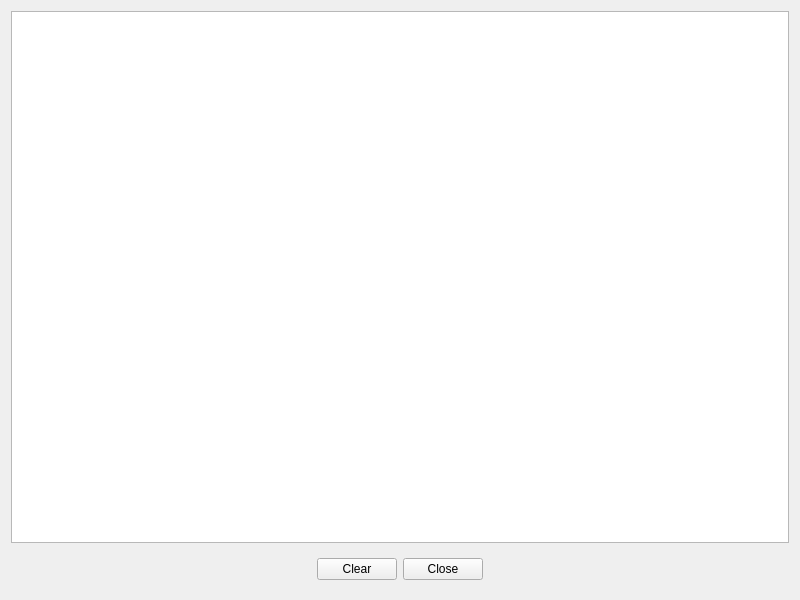
<?xml version="1.0" encoding="UTF-8"?>
<ui version="4.0">
 <class>ClipboardInspectorForm</class>
 <widget class="QWidget" name="ClipboardInspectorForm">
  <property name="geometry">
   <rect>
    <x>0</x>
    <y>0</y>
    <width>800</width>
    <height>600</height>
   </rect>
  </property>
  <property name="windowTitle">
   <string>Clipboard Inspector</string>
  </property>
  <layout class="QVBoxLayout" name="verticalLayout">
   <item>
    <widget class="QTableWidget" name="table"/>
   </item>
   <item>
    <widget class="QWidget" name="widget" native="true">
     <layout class="QHBoxLayout" name="horizontalLayout">
      <item>
       <spacer name="horizontalSpacer_2">
        <property name="orientation">
         <enum>Qt::Orientation::Horizontal</enum>
        </property>
        <property name="sizeHint" stdset="0">
         <size>
          <width>40</width>
          <height>20</height>
         </size>
        </property>
       </spacer>
      </item>
      <item>
       <widget class="QPushButton" name="clear_button">
        <property name="text">
         <string>Clear</string>
        </property>
       </widget>
      </item>
      <item>
       <widget class="QPushButton" name="close_button">
        <property name="text">
         <string>Close</string>
        </property>
       </widget>
      </item>
      <item>
       <spacer name="horizontalSpacer">
        <property name="orientation">
         <enum>Qt::Orientation::Horizontal</enum>
        </property>
        <property name="sizeHint" stdset="0">
         <size>
          <width>253</width>
          <height>20</height>
         </size>
        </property>
       </spacer>
      </item>
     </layout>
    </widget>
   </item>
  </layout>
 </widget>
 <resources/>
 <connections>
  <connection>
   <sender>close_button</sender>
   <signal>clicked()</signal>
   <receiver>ClipboardInspectorForm</receiver>
   <slot>close()</slot>
   <hints>
    <hint type="sourcelabel">
     <x>435</x>
     <y>573</y>
    </hint>
    <hint type="destinationlabel">
     <x>306</x>
     <y>299</y>
    </hint>
   </hints>
  </connection>
 </connections>
</ui>
